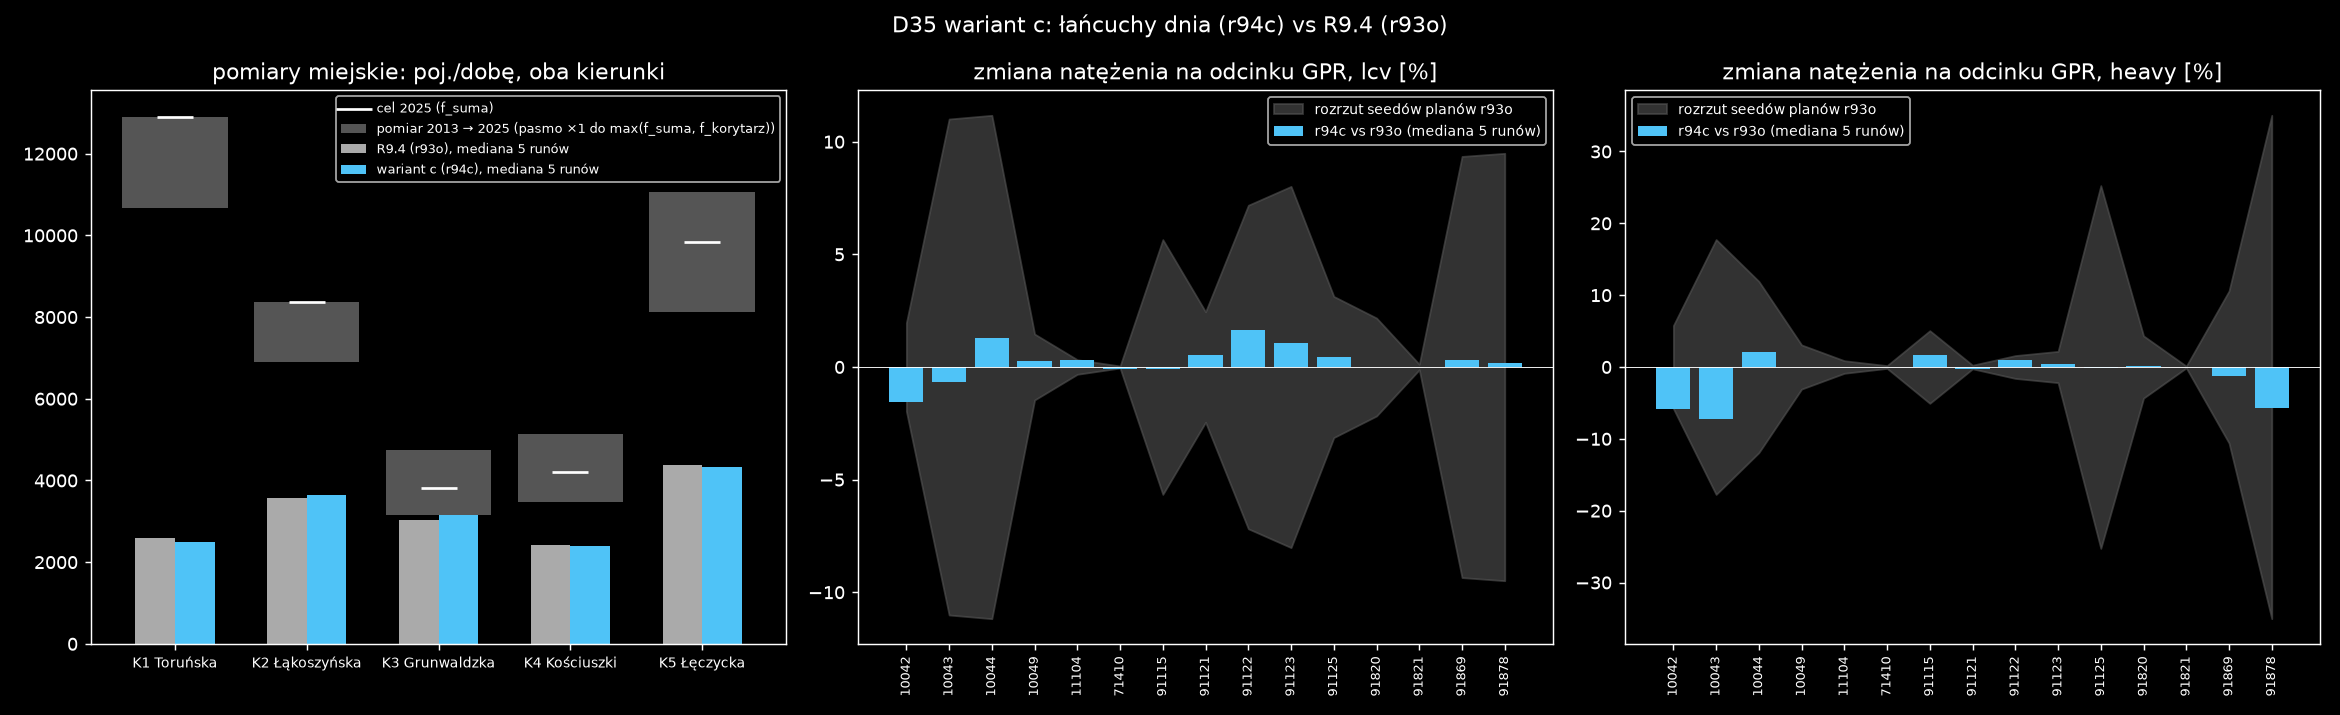

Here is the Python script that generated this plot:
"""D35 wariant c: łańcuchy dnia pracujących (r94c, chains=on, tło z estymacji r94c) vs R9.4 (r93o): zawrotki, GPR, opóźnienia, czasy podróży,
pomiary miejskie WIOŚ 2013 (analiza/wios2013.json z pipeline/pomiary_miejskie.py).
Wejście: artefakty GitHub Actions w output/r94c_gha/r94c-<v>-<id>/ (v = r94c, r93o; id = s4711, s1, s2, p1, p2).
Użycie: uv run python -W ignore reports/etap3/g_lancuchy/lancuchy_porownanie.py
Rozrzut referencyjny = rozrzut seedów planów kontroli r93o (runy s4711, p1, p2), (max-min)/średnia na odcinek. Na bazie cel_osm_porownanie.py (D34)."""
import io
import json
from pathlib import Path

import matplotlib
import pandas as pd
import zstandard

matplotlib.use("Agg")
import matplotlib.pyplot as plt
plt.style.use("dark_background")

V, C = "r94c", "r93o"
G = Path("output/r94c_gha"); H = Path("reports/etap3/g_lancuchy")
RUNS = ["s4711", "s1", "s2", "p1", "p2"]; PL = [0, 3, 4]
CONTROL, LOCAL = [91124, 91866], [10045, 91892, 91119]
A = lambda v, r: G / f"{V}-{v}-{r}" / "analiza"
res = {}

# --- spójność ---------------------------------------------------------------------------------------------------------
plan = {"s4711": "p0", "s1": "p0", "s2": "p0", "p1": "p1", "p2": "p2"}
chk = {}
for v in (V, C):
    chk[v] = {}
    for r in RUNS:
        stem = f"plans_g3{v}{'' if plan[r] == 'p0' else plan[r]}_25pct"
        meta = pd.read_csv(f"scenarios/kutno_r91/meta_{v}_{plan[r]}.csv")
        ne = len(pd.read_csv(f"scenarios/kutno/{stem}_errands.csv"))
        extra = sum(int(meta[c].notna().sum()) for c in ("esc_link", "stop_link") if c in meta)  # D35: każdy postój = +1 noga car
        exp = 2 * len(meta) + extra + 2 * ne + len(pd.read_csv(f"scenarios/kutno/{stem}_tlo.csv")) + len(pd.read_csv(f"scenarios/kutno/{stem}_ciezkie.csv"))
        ce = json.load(open(A(v, r) / "check_events.json")); q = json.load(open(A(v, r) / "queues.json"))
        chk[v][r] = dict(nogi_car=ce["departures_by_mode"]["car"], oczekiwane=exp, stuck=ce["stuck"], przepelnione_gt2x=q.get("overfilled_links_gt2x"))
res["spojnosc"] = chk

# --- zawrotki -----------------------------------------------------------------------------------------------------------
zw = {v: [json.load(open(A(v, r) / "zawrotki.json")) for r in RUNS] for v in (V, C)}  # liczone na runnerze (zdarzeń nie ma w artefaktach)
med = lambda xs: sorted(xs)[len(xs) // 2]
res["zawrotki"] = {v: {"razem_mediana": {k: med([z["razem"][k] for z in zw[v]]) for k in ("start_pct", "end_pct", "any_pct", "mid_pct", "extra_pct", "extra_veh_h", "mean_extra_s_on_uturn_trips")},
                       "wg_rodzaju_mediana": {kd: {k: round(med([z["wg_rodzaju"][kd][k] for z in zw[v]]), 2) for k in ("start_pct", "end_pct", "extra_pct_of_time")}
                                              for kd in zw[v][0]["wg_rodzaju"]},
                       "pracujacy_tam_vs_z_powrotem": zw[v][0]["pracujacy_tam_vs_z_powrotem"]} for v in zw}


# --- GPR -------------------------------------------------------------------------------------------------------------------
def sec(base, cls):
    return pd.concat([pd.read_csv(base(r) / f"gpr_{cls}.csv").groupby("nr").agg(m=("model_dir", "sum")).m for r in RUNS], axis=1)


gp = {}
for cls in ("lcv", "heavy"):
    s91, s9 = sec(lambda r: A(V, r), cls), sec(lambda r: A(C, r), cls)
    gpr = pd.read_csv(A(C, "s4711") / f"gpr_{cls}.csv").groupby("nr").gpr_light_dir.sum()
    fit = ~gpr.index.isin(CONTROL + LOCAL)
    mp = s9.iloc[:, PL]; spread = (mp.max(axis=1) - mp.min(axis=1)) / mp.mean(axis=1)
    ch = s91.median(axis=1) / s9.median(axis=1) - 1
    m91 = s91.median(axis=1)
    res["gpr_" + cls] = {"w_15proc_" + V: int(((m91 / gpr - 1).abs()[fit] <= .15).sum()), "w_15proc_" + C: int(((s9.median(axis=1) / gpr - 1).abs()[fit] <= .15).sum()), "n_fit": int(fit.sum()),
                         "poza_15proc_" + V + "_proc": {int(k): round(float((m91[k] / gpr[k] - 1) * 100), 1) for k in gpr.index[fit] if abs(m91[k] / gpr[k] - 1) > .15},
                         "mediana_abs_zmiany_proc": round(float(ch.abs()[fit].median() * 100), 2), "maks_abs_zmiany_proc": round(float(ch.abs()[fit].max() * 100), 2),
                         "odcinki_ponad_rozrzut": int((ch.abs() > spread)[fit].sum()), "sekcje_ponad_rozrzut_proc": {int(k): round(float(ch[k] * 100), 1) for k in ch.index[(ch.abs() > spread) & fit]},
                         "mediana_rozrzutu_planow_proc": round(float(spread.median() * 100), 1),
                         "kontrolne_lokalne_" + V + "_proc_GPR": {int(k): round(float(m91[k] / gpr[k] * 100), 0) for k in CONTROL + LOCAL}}
    gp[cls] = dict(ch=ch, spread=spread, fit=fit)

# --- opóźnienia ------------------------------------------------------------------------------------------------------------------
dl = lambda v, r: json.load(open(A(v, r) / "delay.json"))["total_delay_veh_h"]
d91 = [dl(V, r) for r in RUNS]; d9 = [dl(C, r) for r in RUNS]
cause = lambda v: {c: round(med([json.load(open(A(v, r) / "queues.json"))["delay_share_by_cause"][c] for r in RUNS]), 3) for c in ("capacity", "node", "spillback")}
res["opoznienia_veh_h_proby"] = {V: d91, C: d9, "mediana_" + V: med(d91), "mediana_" + C: med(d9), "rozrzut_planow_" + C: round(max(d9[i] for i in PL) - min(d9[i] for i in PL), 1),
                                 "przyczyny_" + V: cause(V), "przyczyny_" + C: cause(C)}


# --- czasy podróży dom -> praca mieszkańców -----------------------------------------------------------------------------------------
def trips(v, kinds=("r", "o", "c"), acts=None):
    rows = []
    for r in RUNS:
        z = zstandard.ZstdDecompressor().stream_reader(open(G / f"{V}-{v}-{r}" / "output_trips.csv.zst", "rb")).read()
        t = pd.read_csv(io.BytesIO(z), sep=";", usecols=["person", "trav_time", "traveled_distance", "main_mode", "start_activity_type", "end_activity_type"])
        t = t[(t.main_mode == "car") & t.person.str[0].isin(list(kinds))]
        if acts:  # D35: podróże do lub z postoju w łańcuchu
            t = t[t.start_activity_type.isin(acts) | t.end_activity_type.isin(acts)]
        sec_ = pd.to_timedelta(t.trav_time).dt.total_seconds()
        rows.append(dict(n=len(t), czas_min=float(sec_.mean() / 60), dystans_km=float(t.traveled_distance.mean() / 1000)))
    return pd.DataFrame(rows, index=RUNS)


t91, t9 = trips(V), trips(C)
res["podroze_pracujacych_car"] = {V: t91.mean().round(2).to_dict(), C: t9.mean().round(2).to_dict(),
                                  "rozrzut_planow_" + C + "_czas_min": round(float(t9.czas_min.iloc[PL].max() - t9.czas_min.iloc[PL].min()), 2)}
res["podroze_zakupy_i_uslugi_car"] = {v: trips(v, ("e",)).mean().round(2).to_dict() for v in (V, C)}
res["podroze_lancuchy_" + V] = {"escort": trips(V, ("r",), ["escort"]).mean().round(2).to_dict(),
                                "postoj_po_pracy": trips(V, ("r",), ["shop", "service"]).mean().round(2).to_dict()}

# --- pomiary miejskie WIOŚ 2013 (cel 2025 = doba 2013 × f_suma) ------------------------------------------------------------
ww = {v: pd.concat([pd.DataFrame(json.load(open(A(v, r) / "wios2013.json", encoding="utf-8"))["punkty"]).set_index("pkt").model_razem for r in RUNS], axis=1)
      for v in (V, C)}
w0 = pd.DataFrame(json.load(open(A(C, "s4711") / "wios2013.json", encoding="utf-8"))["punkty"]).set_index("pkt")
res["pomiary_miejskie"] = {"cel_2025": w0.cel_2025.round(0).to_dict(), "cel_2025_korytarz": w0.cel_2025_korytarz.round(0).to_dict(),
                           **{f"model_{v}_mediana": ww[v].median(axis=1).round(0).to_dict() for v in ww},
                           **{f"proc_celu_{v}": (100 * ww[v].median(axis=1) / w0.cel_2025).round(1).to_dict() for v in ww},
                           **{f"suma_proc_celu_{v}": round(float(100 * ww[v].median(axis=1).sum() / w0.cel_2025.sum()), 1) for v in ww},
                           "zmiana_proc": (100 * (ww[V].median(axis=1) / ww[C].median(axis=1) - 1)).round(1).to_dict(),
                           "rozrzut_planow_proc": (100 * (ww[C].iloc[:, PL].max(axis=1) - ww[C].iloc[:, PL].min(axis=1))
                                                   / ww[C].iloc[:, PL].mean(axis=1)).round(1).to_dict()}
json.dump(res, open(H / "lancuchy_porownanie.json", "w", encoding="utf-8"), indent=1, ensure_ascii=False)
print(json.dumps(res, indent=1, ensure_ascii=False))

fig, ax = plt.subplots(1, 3, figsize=(18, 5.5))
pm = res["pomiary_miejskie"]; pts = list(pm["cel_2025"]); x = range(len(pts))
lo = [w0.doba_2013[p] for p in pts]; hi = [max(pm["cel_2025"][p], pm["cel_2025_korytarz"][p]) for p in pts]
ax[0].bar(x, [h - l for l, h in zip(lo, hi)], .8, bottom=lo, color="#555", label="pomiar 2013 → 2025 (pasmo ×1 do max(f_suma, f_korytarz))")
ax[0].scatter(x, [pm["cel_2025"][p] for p in pts], color="w", marker="_", s=400, label="cel 2025 (f_suma)")
for i, (v, col) in enumerate(((C, "#aaa"), (V, "#4fc3f7"))):
    ax[0].bar([k + (i - .5) * .3 for k in x], [pm[f"model_{v}_mediana"][p] for p in pts], .3, color=col,
              label={C: "R9.4 (r93o)", V: "wariant c (r94c)"}[v] + ", mediana 5 runów")
ax[0].set_xticks(list(x)); ax[0].set_xticklabels([f"{p} {w0.ulica[p].split()[-1]}" for p in pts], fontsize=8)
ax[0].set_title("pomiary miejskie: poj./dobę, oba kierunki"); ax[0].legend(fontsize=7)
for a_, cls in zip(ax[1:], ("lcv", "heavy")):
    g = gp[cls]; x = list(range(int(g["fit"].sum()))); ch, sp = g["ch"][g["fit"]] * 100, g["spread"][g["fit"]] * 100
    a_.fill_between(x, -sp.to_numpy(), sp.to_numpy(), color="#555", alpha=.6, label="rozrzut seedów planów " + C)
    a_.bar(x, ch.to_numpy(), color="#4fc3f7", label=f"{V} vs {C} (mediana 5 runów)")
    a_.set_xticks(x); a_.set_xticklabels([str(i) for i in ch.index], rotation=90, fontsize=7); a_.axhline(0, color="w", lw=.5)
    a_.set_title(f"zmiana natężenia na odcinku GPR, {cls} [%]"); a_.legend(fontsize=8)
fig.suptitle("D35 wariant c: łańcuchy dnia (r94c) vs R9.4 (r93o)"); fig.tight_layout(); fig.savefig(H / "lancuchy_porownanie.png", dpi=130)
